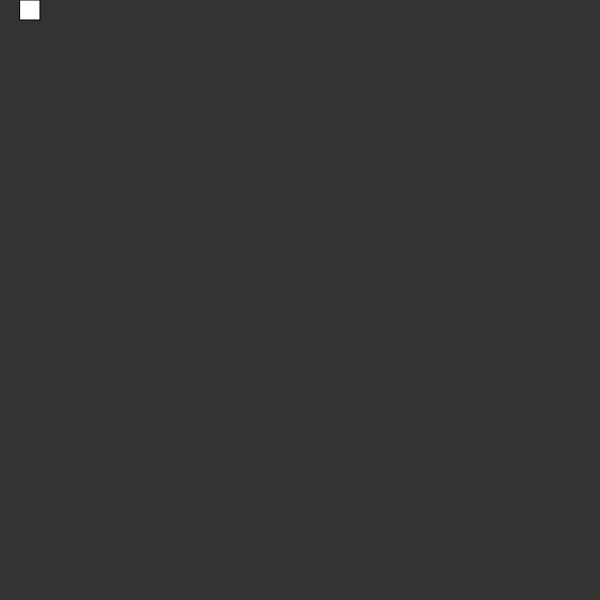
Frame 1 (no input)
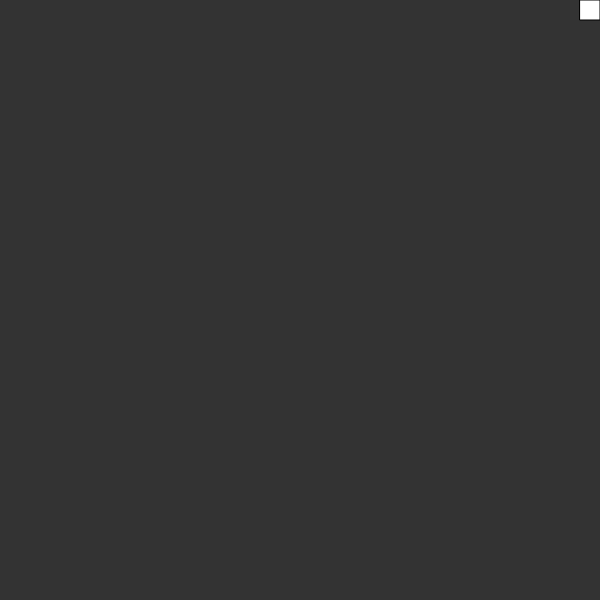
Frame 60 (no input)
Frame 120 (the mouse pressed at the canvas centre since frame 60): identical to frame 60, image omitted

The p5.js sketch that drew these frames (run headless with seeded random() and noise() and a simulated clock; from frame 60 on, the mouse is pressed at the canvas centre):

// p5.js sketch
// ── sketch.js
let s;
let scl = 20;

function setup() {
  createCanvas(600, 600);
  s = new Snake();
}

function draw() {
  background(51);
  s.update();
  s.show();
}

function keyPressed() {
  if (keyCode === UP_ARROW) {
    s.dir(0, -1);
  } else if (keyCode === DOWN_ARROW) {
    s.dir(0, 1);
  } else if (keyCode === RIGHT_ARROW) {
    s.dir(1, 0);
  } else if (keyCode === LEFT_ARROW) {
    s.dir(-1, 0);
  }
}

// ── snake.js
function Snake() {
  this.x = 0;
  this.y = 0;
  this.xspeed = 1;
  this.yspeed = 0;

  this.dir = (x, y) => {
    this.xspeed = x;
    this.yspeed = y;
  };

  this.update = () => {
    this.x += this.xspeed * scl;
    this.y += this.yspeed * scl;

    this.x = constrain(this.x, 0, width - scl);
    this.y = constrain(this.y, 0, height - scl);
  };

  this.show = () => {
    fill(255);
    rect(this.x, this.y, scl, scl);
  };
}
